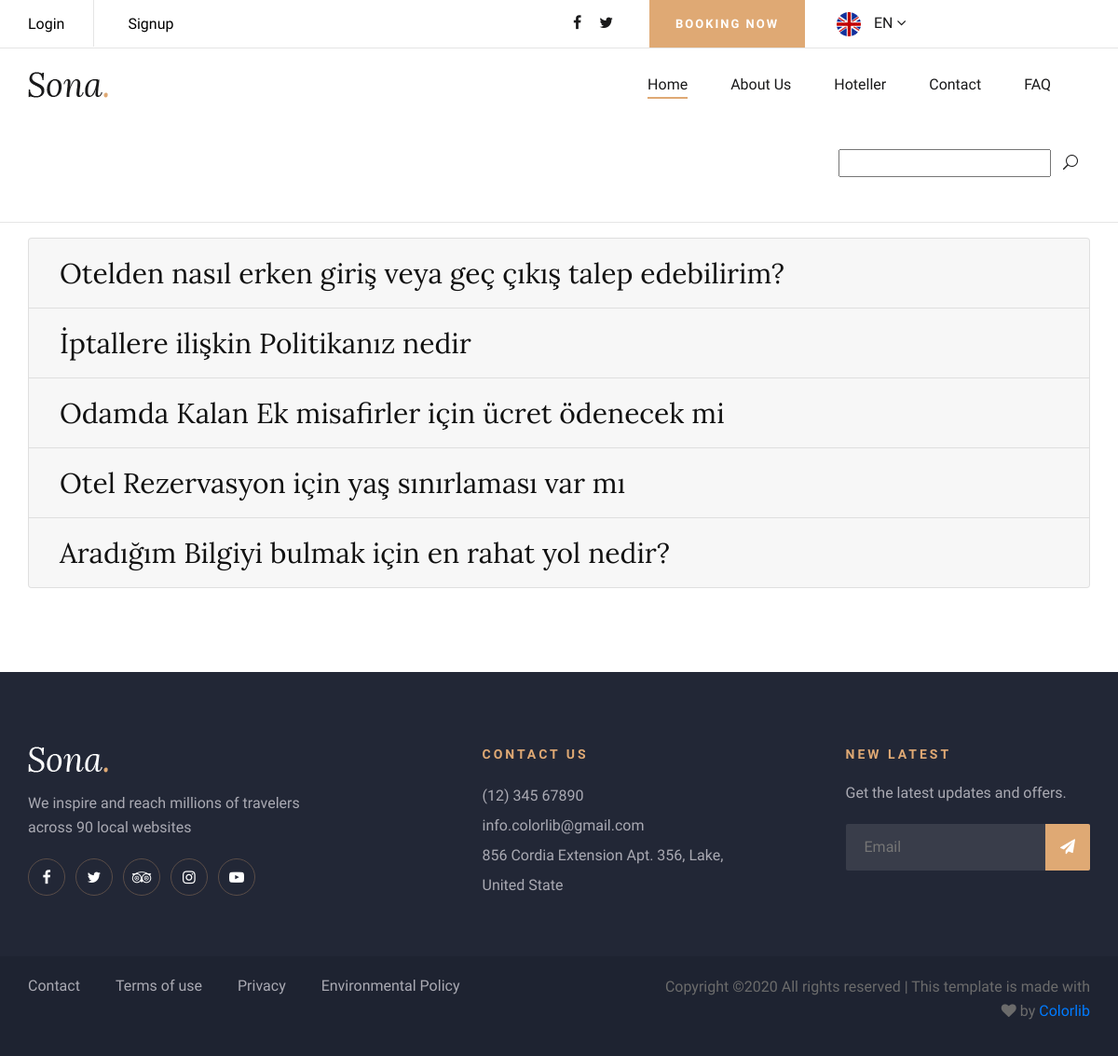
Screenshot of /faq/ with the database file from the repository.
### home/models.py (models this page shows, shortened)
class Faq(models.Model):
    STATUS = (
        ('True','Evet'),
        ('False','Hayır'),
    )
    question = models.TextField(max_length=350)
    answer = models.TextField(max_length=550,default="")
    status=models.CharField(max_length=10 , choices=STATUS, default="")
    create_at=models.DateTimeField(auto_now_add=True)
    update_at=models.DateTimeField(auto_now_add=True)

### home/views.py (the view)
# urls.py: path('faq/',views.faq,name='faq'),
def faq(request):
    category = Category.objects.all()
    faq = Faq.objects.all()
    setting = Setting.objects.get(pk=1)
    context = {'category': category,
               'faq': faq,
               'setting':setting,}
    return render(request, 'faq.html', context)

### home/templates/faq.html (shortened to what this page needs)
{% extends 'homebase.html' %}
{% block content %}
 <hr>
 <section class="container" style="margin-top:10px;margin-bottom:90px">
    <div class="accordion" id="accordionExample">
        {% for rs in faq %}
        <div class="card">
          <div class="card-header" id="heading{{rs.id}}">
            <h2 class="mb-0">
              <button class="btn btn-link" type="button" data-toggle="collapse" data-target="#collapse{{rs.id}}" aria-expanded="false" aria-controls="collapse{{rs.id}}">
                <h3>{{rs.question}}</h3>
              </button>
            </h2>
          </div>
        </div>
        {% endfor %}
   </section>
{% endblock %}

### home/static/css/style.css (style rules this page uses)
html, body { height: 100%; font-family: "Cabin", sans-serif; -webkit-font-smoothing: antialiased; font-smoothing: antialiased; }
h1, h2, h3, h4, h5, h6 { margin: 0; color: #111111; font-weight: 400; font-family: "Lora", serif; }
h2 { font-size: 36px; }
h3 { font-size: 30px; }
@media only screen and (min-width: 1200px) { .container { max-width: 1170px; } }

### rows the page displays
Faq: question "Otelden nasıl erken giriş veya geç çıkış talep edebilirim?"
Faq: question "İptallere ilişkin Politikanız nedir"
Faq: question "Odamda Kalan Ek misafirler için ücret ödenecek mi"
Faq: question "Otel Rezervasyon için yaş sınırlaması var mı"
Faq: question "Aradığım Bilgiyi bulmak için en rahat yol nedir?"
